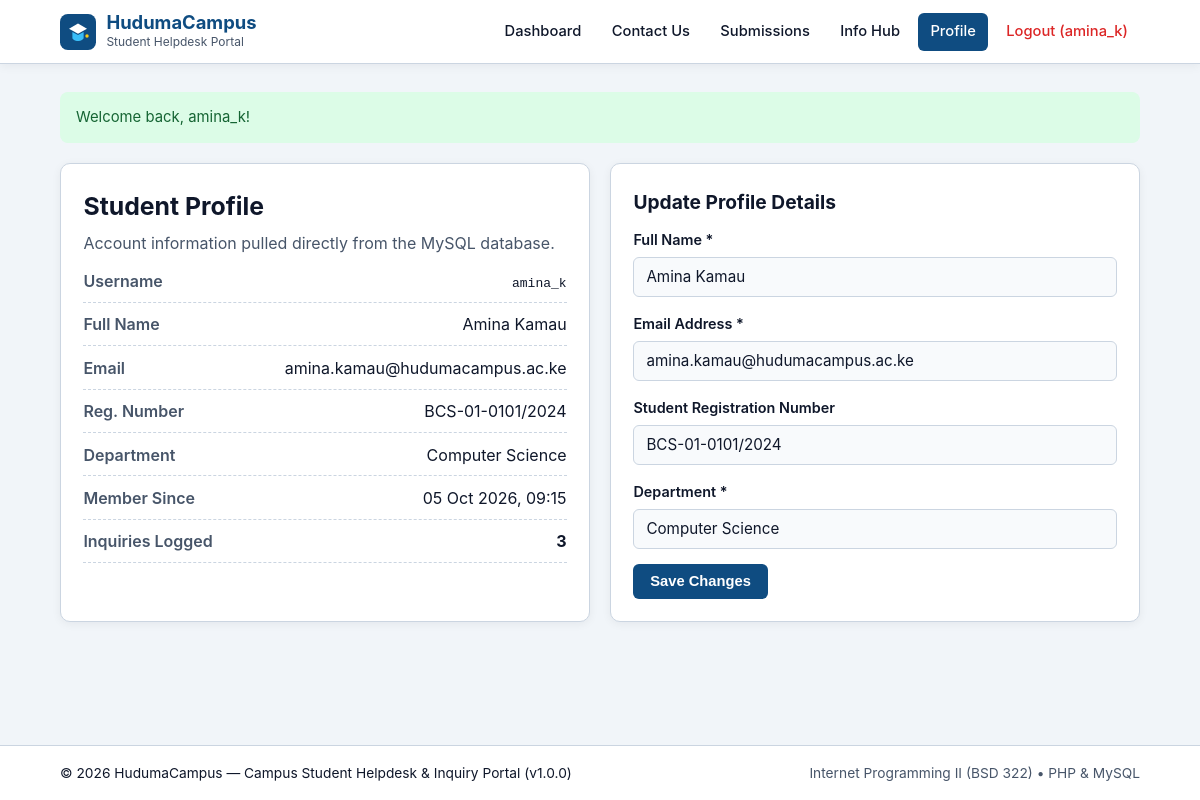
The page /pages/profile.php (signed in) on the database its author committed.
### tables this page shows
CREATE TABLE `users` (
    `id` INT UNSIGNED NOT NULL AUTO_INCREMENT,
    `username` VARCHAR(50) NOT NULL,
    `email` VARCHAR(120) NOT NULL,
    `password_hash` VARCHAR(255) NOT NULL,
    `full_name` VARCHAR(100) NOT NULL DEFAULT '',
    `reg_number` VARCHAR(40) DEFAULT NULL,
    `department` VARCHAR(80) NOT NULL DEFAULT 'Computer Science',
    `created_at` DATETIME NOT NULL DEFAULT CURRENT_TIMESTAMP,
    PRIMARY KEY (`id`),
    UNIQUE KEY `uq_users_username` (`username`),
    UNIQUE KEY `uq_users_email` (`email`),
    KEY `idx_users_created_at` (`created_at`)
);

### includes/functions.php (called while the page is built, shortened)
<?php
function e(?string $value): string
{
    return htmlspecialchars($value ?? '', ENT_QUOTES | ENT_SUBSTITUTE, 'UTF-8');
}

### pages/profile.php (the view, shortened to what this page needs)
<?php
require_once dirname(__DIR__) . '/includes/functions.php';
$pdo    = getDBConnection();
$userId = (int) $_SESSION['user_id'];
$stmt = $pdo->prepare(
    'SELECT id, username, email, full_name, reg_number, department, created_at
     FROM users
     WHERE id = :id
     LIMIT 1'
);
$stmt->execute([':id' => $userId]);
$user = $stmt->fetch();
$countStmt = $pdo->prepare('SELECT COUNT(id) FROM submissions WHERE user_id = :uid');
$countStmt->execute([':uid' => $userId]);
$userTicketCount = (int) $countStmt->fetchColumn();
require_once dirname(__DIR__) . '/includes/header.php';
?>
<section class="grid-2">
    <article class="card">
        <h1>Student Profile</h1>
        <p class="muted">Account information pulled directly from the MySQL database.</p>
        <dl class="profile-list">
            <div><dt>Username</dt><dd><code><?= e($user['username']) ?></code></dd></div>
            <div><dt>Full Name</dt><dd><?= e($user['full_name']) ?></dd></div>
            <div><dt>Email</dt><dd><?= e($user['email']) ?></dd></div>
            <div><dt>Reg. Number</dt><dd><?= e($user['reg_number'] ?? 'Not provided') ?></dd></div>
            <div><dt>Department</dt><dd><?= e($user['department']) ?></dd></div>
            <div><dt>Member Since</dt><dd><?= e(date('d M Y, H:i', strtotime($user['created_at']))) ?></dd></div>
            <div><dt>Inquiries Logged</dt><dd><strong><?= $userTicketCount ?></strong></dd></div>
        </dl>
    </article>
    <article class="card">
        <h2>Update Profile Details</h2>
        <form method="POST" action="<?= e(BASE_URL) ?>/pages/profile.php" novalidate>
            <div class="form-group">
                <label for="full_name">Full Name *</label>
                <input type="text" id="full_name" name="full_name" value="<?= e($user['full_name']) ?>" required>
            </div>
            <div class="form-group">
                <label for="email">Email Address *</label>
                <input type="email" id="email" name="email" value="<?= e($user['email']) ?>" required>
            </div>
            <div class="form-group">
                <label for="reg_number">Student Registration Number</label>
                <input type="text" id="reg_number" name="reg_number" value="<?= e($user['reg_number'] ?? '') ?>" placeholder="e.g. BCS-01-0101/2024">
            </div>
            <div class="form-group">
                <label for="department">Department *</label>
                <input type="text" id="department" name="department" value="<?= e($user['department']) ?>" required>
            </div>
            <button type="submit" class="btn btn-primary">Save Changes</button>
        </form>
    </article>
</section>
<?php require_once dirname(__DIR__) . '/includes/footer.php'; ?>

### assets/css/style.css (style rules this page uses)
:root { --bg: #f1f5f9; --surface: #ffffff; --surface-alt: #f8fafc; --text: #0f172a; --muted: #475569; --border: #cbd5e1; --primary: #0f4c81; --primary-hover: #0a365c; --accent: #0284c7; --danger: #dc2626; --success-bg: #dcfce7; --success-text: #166534; --error-bg: #fee2e2; --error-text: #991b1b; --shadow: 0 2px 10px rgba(15, 23, 42, 0.06); }
* { box-sizing: border-box; margin: 0; padding: 0; }
body { font-family: -apple-system, BlinkMacSystemFont, "Segoe UI", Roboto, sans-serif; background: var(--bg); color: var(--text); line-height: 1.6; min-height: 100vh; display: flex; flex-direction: column; }
.card { background: var(--surface); border: 1px solid var(--border); border-radius: 10px; padding: 1.4rem; box-shadow: var(--shadow); }
h1 { font-size: 1.55rem; margin-bottom: 0.3rem; }
h2 { font-size: 1.2rem; margin-bottom: 0.65rem; }
.muted { color: var(--muted); }
.grid-2 { display: grid; grid-template-columns: repeat(2, minmax(0, 1fr)); gap: 1.25rem; }
.form-group { margin-bottom: 0.95rem; }
.form-group label { display: block; font-weight: 600; font-size: 0.9rem; margin-bottom: 0.35rem; }
input[type="text"], input[type="email"], input[type="password"], input[type="file"], select, textarea { width: 100%; padding: 0.6rem 0.75rem; border: 1px solid var(--border); border-radius: 6px; background: var(--surface-alt); color: var(--text); font-family: inherit; font-size: 0.95rem; }
.btn, .btn-sm { display: inline-block; border: none; border-radius: 6px; font-weight: 600; cursor: pointer; text-decoration: none; text-align: center; }
.btn { padding: 0.58rem 1.05rem; font-size: 0.92rem; }
.btn-primary { background: var(--primary); color: #ffffff; }
.profile-list { display: grid; gap: 0.6rem; margin-top: 0.75rem; }
.profile-list div { display: flex; justify-content: space-between; gap: 1rem; padding-bottom: 0.45rem; border-bottom: 1px dashed var(--border); }
.profile-list dt { font-weight: 600; color: var(--muted); }
.profile-list dd { text-align: right; word-break: break-word; }

### rows shown on the page
users: username "amina_k", full_name "Amina Kamau", email "amina.kamau@hudumacampus.ac.ke", reg_number "BCS-01-0101/2024", department "Computer Science", created_at "05 Oct 2026, 09:15"

### other values the page prints
APP_NAME "HudumaCampus"
$_SESSION['username'] "amina_k"
$flash['message'] "Welcome back, amina_k!"
$userTicketCount "3"
APP_TAGLINE "Campus Student Helpdesk & Inquiry Portal"
APP_VERSION "1.0.0"
